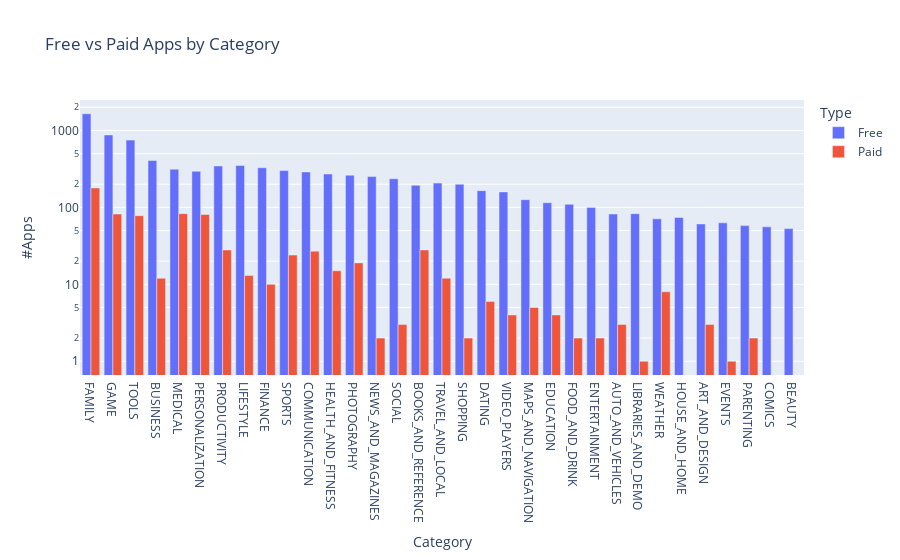

Write notebook code for a chart like this one.
### Code cell
g_bar = px.bar(data_type,
              x = "Category",
              y="App",
              title="Free vs Paid Apps by Category",
              color="Type",
              barmode="group")
g_bar.update_layout(xaxis_title="Category",
                   yaxis_title="#Apps",
                   xaxis={"categoryorder":"total descending"}, 
                    yaxis=dict(type="log"))
g_bar.show()

### Figure 1 — Plotly figure (JSON) as saved in the notebook; plotly's stock layout.template omitted (floating-point values rounded to 4 significant figures)
{"data": [{"alignmentgroup": "True", "hovertemplate": "Type=Free<br>Category=%{x}<br>App=%{y}<extra></extra>", "legendgroup": "Free", "marker": {"color": "#636efa", "pattern": {"shape": ""}}, "name": "Free", "offsetgroup": "Free", "orientation": "v", "showlegend": true, "textposition": "auto", "type": "bar", "x": ["ART_AND_DESIGN", "AUTO_AND_VEHICLES", "BEAUTY", "BOOKS_AND_REFERENCE", "BUSINESS", "COMICS", "COMMUNICATION", "DATING", "EDUCATION", "ENTERTAINMENT", "EVENTS", "FAMILY", "FINANCE", "FOOD_AND_DRINK", "GAME", "HEALTH_AND_FITNESS", "HOUSE_AND_HOME", "LIBRARIES_AND_DEMO", "LIFESTYLE", "MAPS_AND_NAVIGATION", "MEDICAL", "NEWS_AND_MAGAZINES", "PARENTING", "PERSONALIZATION", "PHOTOGRAPHY", "PRODUCTIVITY", "SHOPPING", "SOCIAL", "SPORTS", "TOOLS", "TRAVEL_AND_LOCAL", "VIDEO_PLAYERS", "WEATHER"], "xaxis": "x", "y": [61, 82, 53, 194, 407, 56, 289, 165, 115, 100, 63, 1650, 328, 110, 875, 272, 74, 83, 351, 126, 314, 252, 58, 295, 262, 346, 200, 236, 301, 750, 207, 159, 71], "yaxis": "y"}, {"alignmentgroup": "True", "hovertemplate": "Type=Paid<br>Category=%{x}<br>App=%{y}<extra></extra>", "legendgroup": "Paid", "marker": {"color": "#EF553B", "pattern": {"shape": ""}}, "name": "Paid", "offsetgroup": "Paid", "orientation": "v", "showlegend": true, "textposition": "auto", "type": "bar", "x": ["ART_AND_DESIGN", "AUTO_AND_VEHICLES", "BOOKS_AND_REFERENCE", "BUSINESS", "COMMUNICATION", "DATING", "EDUCATION", "ENTERTAINMENT", "EVENTS", "FAMILY", "FINANCE", "FOOD_AND_DRINK", "GAME", "HEALTH_AND_FITNESS", "LIBRARIES_AND_DEMO", "LIFESTYLE", "MAPS_AND_NAVIGATION", "MEDICAL", "NEWS_AND_MAGAZINES", "PARENTING", "PERSONALIZATION", "PHOTOGRAPHY", "PRODUCTIVITY", "SHOPPING", "SOCIAL", "SPORTS", "TOOLS", "TRAVEL_AND_LOCAL", "VIDEO_PLAYERS", "WEATHER"], "xaxis": "x", "y": [3, 3, 28, 12, 27, 6, 4, 2, 1, 179, 10, 2, 82, 15, 1, 13, 5, 83, 2, 2, 81, 19, 28, 2, 3, 24, 78, 12, 4, 8], "yaxis": "y"}], "layout": {"barmode": "group", "legend": {"title": {"text": "Type"}, "tracegroupgap": 0}, "title": {"text": "Free vs Paid Apps by Category"}, "xaxis": {"anchor": "y", "categoryorder": "total descending", "domain": [0, 1], "title": {"text": "Category"}}, "yaxis": {"anchor": "x", "domain": [0, 1], "title": {"text": "#Apps"}, "type": "log"}}}
